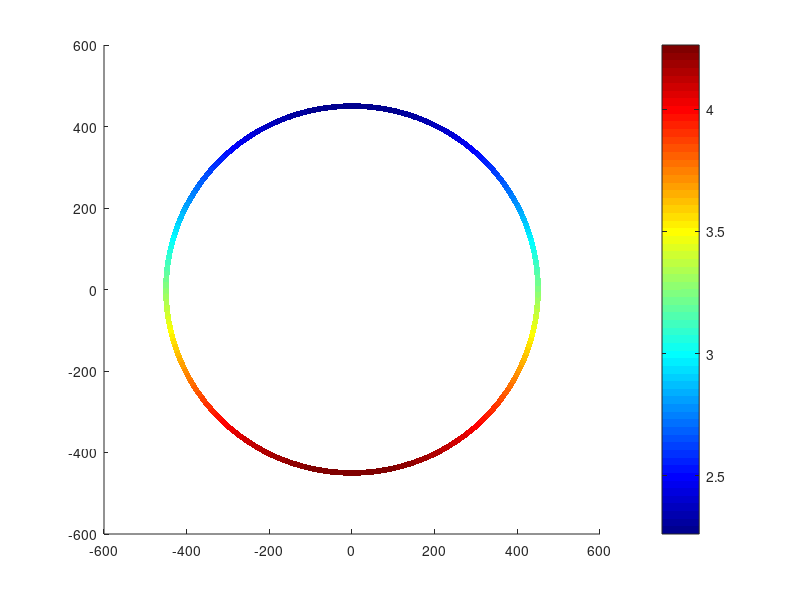

This figure's MATLAB source: (Note: this script raises an error after producing the figure.)
%% ============================================================
%  MECÁNICA DEL VUELO — Práctica: Rizo Vertical (Loop)
%  Aeronave: CASA C-101EB Aviojet
%  Nivel: Tercero/Cuarto de Ingeniería Aeroespacial
% ============================================================
%  OBJETIVO: Analizar la viabilidad aerodinámica, estructural
%  y propulsiva de un rizo vertical a radio constante.
%
%  FÍSICA DEL PROBLEMA
%  -------------------
%  El avión describe una circunferencia vertical de radio R.
%  El ángulo phi mide el recorrido desde A (base, phi=0)
%  hasta B (cima, phi=pi). La posición es:
%
%      x(phi) = R·sin(phi)
%      z(phi) = -R·cos(phi)        [origen en el centro]
%
%  El equilibrio en el eje NORMAL (centrípeto) da:
%
%      L - W·cos(phi) = (W/g)·(V²/R)
%
%  de donde se obtiene el CL y el factor de carga requeridos.
%
%  HIPÓTESIS: V = cte, R = cte, vuelo en plano vertical.
% ============================================================

clear; clc; close all;

%% ============================================================
%  BLOQUE 1 — DATOS DEL AVIÓN Y DEL ENSAYO
% ============================================================

% -- Pesos y geometría --
W   = 30000;    % [N]      Peso en vuelo
S   = 20.0;     % [m²]    Superficie alar

% -- Atmósfera (ISA, nivel del mar) --
rho = 1.225;    % [kg/m³]  Densidad del aire
g   = 9.81;     % [m/s²]   Gravedad

% -- Parámetros de la maniobra --
V   = 120;      % [m/s]    Velocidad de vuelo (constante)
R   = 450;      % [m]      Radio del rizo

% -- Polar parabólica: CD = CD0 + k·CL² --
CD0 = 0.025;    % [-]      Resistencia parásita
k   = 0.050;    % [-]      Factor de inducción

% -- Límites aerodinámicos --
CLmax =  1.4;   % [-]      Máximo CL (borde de pérdida positiva)
CLmin = -0.8;   % [-]      Mínimo CL (borde de pérdida negativa)

% -- Límites estructurales (C-101EB, Cat. Acrobática) --
n_max =  7.5;   % [g]      Factor de carga límite positivo
n_min = -3.9;   % [g]      Factor de carga límite negativo

% -- Velocidad máxima (Vne) --
Vne   = 232;    % [m/s]    Velocidad nunca exceder

% -- Empuje disponible (Garrett TFE731-3-1J, ISA SL) --
T_max = 15800;  % [N]      Empuje máximo del motor

fprintf('=== DATOS DE ENTRADA ===\n');
fprintf('  W = %g N  |  S = %g m²  |  rho = %g kg/m³\n', W, S, rho);
fprintf('  V = %g m/s  |  R = %g m\n', V, R);
fprintf('  CLmax = %g  |  n_max = %g g  |  n_min = %g g\n\n', CLmax, n_max, n_min);

%% ============================================================
%  BLOQUE 2 — CINEMÁTICA: DISCRETIZACIÓN DE LA TRAYECTORIA
% ============================================================
%
%  phi va de 0 (base, punto A) a pi (cima, punto B).
%  Con V constante, phi = omega·t donde omega = V/R.

omega = V / R;              % [rad/s]  Velocidad angular
t_man = 2*pi * R / V;       % [s]      Duración del rizo completo

N   = 1000;                  % Número de puntos de la discretización
t   = linspace(0, t_man, N);
phi = omega * t;            % [rad]   phi ∈ [0, 2*pi]

% Trayectoria en el plano vertical (origen en el centro del rizo)
x = R * sin(phi);           % [m]  Posición horizontal
z = -R * cos(phi);          % [m]  Posición vertical  (z=−R en A, z=+R en B)

fprintf('=== CINEMÁTICA ===\n');
fprintf('  Velocidad angular:  omega = %.4f rad/s\n', omega);
fprintf('  Duración del rizo:  t_man = %.2f s\n\n', t_man);

%% ============================================================
%  BLOQUE 3 — DINÁMICA: CL Y FACTOR DE CARGA
% ============================================================
%
%  Eje NORMAL (perpendicular a la trayectoria, centrípeto):
%
%      L - W·cos(phi) = (W/g)·(V²/R)
%
%      => CL(phi) = (W/qS)·[V²/(gR) + cos(phi)]
%      => n(phi)  = V²/(gR) + cos(phi)
%
%  donde  q = 0.5·rho·V²  es la presión dinámica.

q      = 0.5 * rho * V^2;                      % [Pa]  Presión dinámica

CL_req = (W / (q * S)) * (V^2/(g*R) + cos(phi));  % [-]  CL requerido
n_req  = V^2/(g*R) + cos(phi);                 % [g]   Factor de carga

fprintf('=== DINÁMICA ===\n');
fprintf('  Presión dinámica:   q      = %.1f Pa\n', q);
fprintf('  CL máximo requerido (en A): %.4f\n', max(CL_req));
fprintf('  CL mínimo requerido (en B): %.4f\n', min(CL_req));
fprintf('  n máximo (en A):           %.3f g\n', max(n_req));
fprintf('  n mínimo (en B):           %.3f g\n\n', min(n_req));

%% ============================================================
%  BLOQUE 4 — VELOCIDADES MÍNIMAS DE PÉRDIDA
% ============================================================
%
%  En A (phi=0, base): CL_req es MÁXIMO. Igualando a CLmax:
%
%      Vmin_A = sqrt( 2gR / [rho·g·S·R/W · CLmax − 2] )
%
%  En B (phi=pi, cima): CL_req es MÍNIMO. Igualando a CLmax
%  con signo negativo (vuelo invertido, pérdida por abajo):
%
%      Vmin_B = sqrt( 2gR / [rho·g·S·R/W · CLmax + 2] )
%
%  CONDICIÓN DE EXISTENCIA de Vmin_A:  rho·g·S·R/(2W)·CLmax > 1
%  Si no se cumple, NO existe velocidad que sostenga el rizo.

denom_A = rho*S*CLmax - 2*W/(g*R);
denom_B = rho*S*CLmax + 2*W/(g*R);

fprintf('=== VELOCIDADES MÍNIMAS DE PÉRDIDA ===\n');

if denom_A > 0
    Vmin_A = sqrt(2*W / denom_A);
    fprintf('  Vmin en A (base): %.2f m/s\n', Vmin_A);
else
    Vmin_A = NaN;
    fprintf('  [!] No existe Vmin_A físicamente (denominador <= 0).\n');
    fprintf('      El rizo no puede sostenerse sin pérdida en la base.\n');
end

Vmin_B = sqrt(2*W / denom_B);
fprintf('  Vmin en B (cima): %.2f m/s\n', Vmin_B);
fprintf('  Siempre Vmin_B < Vmin_A: la cima es menos exigente.\n\n');

%% ============================================================
%  BLOQUE 5 — EMPUJE REQUERIDO
% ============================================================
%
%  Eje TANGENCIAL (a lo largo de la trayectoria):
%
%      T - D - W·sin(phi) = 0       [V = cte => aceleración tangencial = 0]
%
%      => T_req(phi) = D(phi) + W·sin(phi)
%
%  donde  D = q·S·CD  y  CD = CD0 + k·CL²

CD_req = CD0 + k * CL_req.^2;      % [-]  CD por polar parabólica
D_req  = q * S * CD_req;            % [N]  Resistencia aerodinámica
T_req  = D_req + W * sin(phi);      % [N]  Empuje requerido

fprintf('=== EMPUJE ===\n');
fprintf('  T_req máximo:     %.0f N  (phi = %.1f°)\n', ...
    max(T_req), rad2deg(phi(T_req == max(T_req))));
fprintf('  T_req mínimo:     %.0f N\n', min(T_req));
fprintf('  T_max disponible: %.0f N  (TFE731)\n', T_max);

if max(T_req) > T_max
    deficit = max(T_req) - T_max;
    fprintf('  [!] DÉFICIT DE EMPUJE: %.0f N. ', deficit);
    fprintf('La hipótesis V=cte no es sostenible.\n\n');
else
    fprintf('  Motor suficiente. V = cte es viable.\n\n');
end

%% ============================================================
%  BLOQUE 6 — DIAGNÓSTICO DE VIABILIDAD
% ============================================================

fprintf('=== DIAGNÓSTICO DE VIABILIDAD ===\n');

% 6.1 Comprobación estructural
if max(n_req) > n_max
    fprintf('  [ESTRUCTURA +]: CRÍTICO  — n_max = %.2f g > %.1f g\n', max(n_req), n_max);
else
    fprintf('  [ESTRUCTURA +]: SEGURO   — n_max = %.2f g <= %.1f g\n', max(n_req), n_max);
end

if min(n_req) < n_min
    fprintf('  [ESTRUCTURA -]: CRÍTICO  — n_min = %.2f g < %.1f g\n', min(n_req), n_min);
else
    fprintf('  [ESTRUCTURA -]: SEGURO   — n_min = %.2f g >= %.1f g\n', min(n_req), n_min);
end

% 6.2 Comprobación aerodinámica
if any(CL_req > CLmax)
    fprintf('  [AERODINÁMICA]: PÉRDIDA  — CL_req supera CLmax en %d puntos.\n', sum(CL_req > CLmax));
elseif any(CL_req < CLmin)
    fprintf('  [AERODINÁMICA]: PÉRDIDA  — CL_req cae bajo CLmin en %d puntos.\n', sum(CL_req < CLmin));
else
    fprintf('  [AERODINÁMICA]: SEGURO   — CL_req ∈ [%.2f, %.2f] en toda la maniobra.\n', min(CL_req), max(CL_req));
end

% 6.3 Comprobación de velocidad
if ~isnan(Vmin_A) && V >= Vmin_A
    fprintf('  [VELOCIDAD]:    SEGURO   — V = %g m/s >= Vmin_A = %.2f m/s\n', V, Vmin_A);
elseif ~isnan(Vmin_A)
    fprintf('  [VELOCIDAD]:    CRÍTICO  — V = %g m/s < Vmin_A = %.2f m/s\n', V, Vmin_A);
end

% 6.4 Comprobación propulsiva
if max(T_req) <= T_max
    fprintf('  [PROPULSIÓN]:   SEGURO   — T_req_max = %.0f N <= T_max = %.0f N\n', max(T_req), T_max);
else
    fprintf('  [PROPULSIÓN]:   DÉFICIT  — T_req_max = %.0f N > T_max = %.0f N\n', max(T_req), T_max);
end
fprintf('\n');

%% ============================================================
%  BLOQUE 7 — ENVOLVENTE V-n
% ============================================================
%
%  
%  Es la frontera estructural/aerodinámica del avión, definida por:
%
%  FRONTERA IZQUIERDA — Pérdida (stall):
%      Rama positiva: n_stall_pos(V) = rho·V²·S·CLmax / (2W)
%      Rama negativa: n_stall_neg(V) = rho·V²·S·CLmin / (2W)   [CLmin < 0]
%
%  VELOCIDADES CARACTERÍSTICAS:
%      VS    = sqrt(2W / (rho·S·CLmax))          1-g stall speed
%      VSneg = sqrt(2W / (rho·S·|CLmin|))        1-g negative stall speed
%      VA    = VS · sqrt(n_max)                   design maneuvering speed
%      VAneg: donde n_stall_neg(V) = n_min        maniobrabilidad negativa
%
%  ZONA VOLABLE (interior de la envolvente):
%      n_stall_neg(V) <= n <= n_stall_pos(V)     [zona de pérdida]
%      n_min          <= n <= n_max               [zona estructural]
%      V <= Vne                                   [velocidad máxima]
%
%  La curva del rizo n_man(V) = 1 + V²/(gR) se superpone
%  para comprobar si la maniobra CABE dentro de la envolvente.
%  ¡Puede haber puntos fuera de n_man sin tocar n_max!

V_vec = linspace(0, Vne*1.15, 600);

% -- Velocidades características --
VS    = sqrt(2*W / (rho*S*CLmax));          % [m/s] Velocidad de pérdida 1g
VSneg = sqrt(2*W / (rho*S*abs(CLmin)));     % [m/s] Velocidad de pérdida 1g negativa
VA    = VS * sqrt(n_max);                   % [m/s] Velocidad de maniobra

% VAneg: velocidad donde la rama negativa toca n_min
%   n_stall_neg = rho*V²*S*CLmin/(2W) = n_min  => V² = 2W*n_min/(rho*S*CLmin)
%   Como CLmin<0 y n_min<0, el cociente es positivo.
VAneg = sqrt(2*W*n_min / (rho*S*CLmin));    % [m/s] Maniobra negativa

fprintf('=== VELOCIDADES CARACTERÍSTICAS (ENVOLVENTE) ===\n');
fprintf('  VS    (pérdida 1g positiva): %.1f m/s\n', VS);
fprintf('  VSneg (pérdida 1g negativa): %.1f m/s\n', VSneg);
fprintf('  VA    (maniobra positiva):   %.1f m/s\n', VA);
fprintf('  VAneg (maniobra negativa):   %.1f m/s\n', VAneg);
fprintf('  Vne   (nunca exceder):       %.1f m/s\n\n', Vne);

% -- Fronteras de pérdida (parábolas) --
n_stall_pos = (rho * V_vec.^2 * S * CLmax)  / (2*W);   % rama positiva
n_stall_neg = (rho * V_vec.^2 * S * CLmin)  / (2*W);   % rama negativa (valores <0)

% -- Curva del rizo superpuesta --
n_man = 1 + V_vec.^2 / (g*R);      % Factor de carga máximo del rizo (en A)

% -- Construcción del perímetro de la envolvente (para el fill) --
%  Sentido antihorario: rama pos (VS->VA) + techo (VA->Vne) +
%  pared der. (n_max->n_min) + suelo (Vne->VAneg) + rama neg (VAneg->VSneg)

% Rama positiva de pérdida: VS a VA
mask_pos = V_vec >= VS & V_vec <= VA;
Vp = V_vec(mask_pos);  np = n_stall_pos(mask_pos);

% Techo estructural: VA a Vne
Vtecho = [VA, Vne];  ntecho = [n_max, n_max];

% Pared derecha: n_max a n_min (en Vne)
Vder = [Vne, Vne];  nder = [n_max, n_min];

% Suelo estructural: Vne a VAneg
Vsuelo = [Vne, VAneg];  nsuelo = [n_min, n_min];

% Rama negativa de pérdida: VAneg a VSneg
mask_neg = V_vec >= VSneg & V_vec <= VAneg;
Vn = fliplr(V_vec(mask_neg));   nn = fliplr(n_stall_neg(mask_neg));

% Cierre (VSneg de vuelta a VS con n=0 aproximadamente)
Vcierre = [VSneg, VS];  ncierre = [-1, 1];

% Coordenadas del polígono completo
V_fill = [Vp,    Vtecho, Vder, Vsuelo, Vn,    Vcierre];
n_fill = [np,    ntecho, nder, nsuelo, nn,    ncierre];

%% ============================================================
%  BLOQUE 8 — GRÁFICAS
% ============================================================

phi_deg = rad2deg(phi);     % Convertir a grados para los ejes

% ── Figura 1: Trayectoria coloreada por factor de carga ──────
figure('Name','Trayectoria del Rizo','Color','w','Position',[50 50 500 520]);

scatter(x, z, 18, n_req, 'filled');
colormap(jet); cb = colorbar;
cb.Label.String = 'Factor de carga n [g]';
clim([min(n_req)-0.1, max(n_req)+0.1]);

hold on;
% Marcar A y B
idx_B = round(N/2);   % punto en phi = pi (cima real)
plot(x(1),   z(1),   'ro', 'MarkerFaceColor','r', 'MarkerSize',10);
plot(x(idx_B), z(idx_B), 'bs', 'MarkerFaceColor','b', 'MarkerSize',10);
text(x(1)+15,   z(1)-50,  'A  (n_{max})', 'Color','r', 'FontWeight','bold');
text(x(idx_B)+15, z(idx_B)+30,'B  (n_{min})', 'Color','b', 'FontWeight','bold');



axis equal; grid on;
xlabel('x [m]'); ylabel('z [m]');
title('Trayectoria del rizo vertical (color = factor de carga)','FontWeight','bold');

% ── Figura 2: CL(phi) ────────────────────────────────────────
figure('Name','CL requerido','Color','w','Position',[570 50 650 340]);

plot(phi_deg, CL_req, 'b-', 'LineWidth', 2, 'DisplayName','C_L requerido');
hold on;

yline(CLmax, 'r--', 'LineWidth', 1.5, 'DisplayName', ...
    ['C_{L,max} = ' num2str(CLmax)]);
yline(CLmin, 'r:', 'LineWidth', 1.5, 'DisplayName', ...
    ['C_{L,min} = ' num2str(CLmin)]);
yline(0, 'k-', 'LineWidth', 0.8, 'HandleVisibility','off');

% Índices clave
idx_A = 1;            % phi = 0
idx_B = round(N/2);   % phi = pi
idx_A2 = N;           % phi = 2pi (vuelta a A)

% Puntos característicos
plot(0,   CL_req(idx_A), 'ro','MarkerFaceColor','r','MarkerSize',8,'HandleVisibility','off');
plot(180, CL_req(idx_B), 'bs','MarkerFaceColor','b','MarkerSize',8,'HandleVisibility','off');
plot(360, CL_req(idx_A2),'ro','MarkerFaceColor','r','MarkerSize',8,'HandleVisibility','off');

text(5,   CL_req(idx_A)+0.03,  'A','Color','r','FontWeight','bold');
text(175, CL_req(idx_B)+0.03,  'B','Color','b','FontWeight','bold');
text(350, CL_req(idx_A2)+0.03, 'A','Color','r','FontWeight','bold');

grid on;
xlabel('\phi [°]');
ylabel('C_L [-]');
title('Coeficiente de sustentación en el rizo completo (360°)','FontWeight','bold');

legend('Location','northeast');

xlim([0 360]);
xticks(0:45:360);
% ── Figura 3: n(phi) ─────────────────────────────────────────
% ── Figura 3: n(phi) (LOOP COMPLETO 360°) ─────────────────────────
figure('Name','Factor de carga','Color','w','Position',[570 430 650 340]);

plot(phi_deg, n_req, 'b-', 'LineWidth', 2, ...
    'DisplayName','n requerido');
hold on;

yline(n_max, 'r--', 'LineWidth', 1.5, ...
    'DisplayName',['n_{max} = ' num2str(n_max) ' g']);

yline(n_min, 'r:', 'LineWidth', 1.5, ...
    'DisplayName',['n_{min} = ' num2str(n_min) ' g']);

yline(1, 'k--', 'LineWidth', 0.8, 'DisplayName','n = 1 g (nivel)');
yline(0, 'k-',  'LineWidth', 0.8, 'HandleVisibility','off');

% --- puntos A, B, A final SIN leyenda ---
idx_A  = 1;
idx_B  = round(N/2);
idx_A2 = N;

plot(phi_deg(idx_A), n_req(idx_A), 'ro', ...
    'MarkerFaceColor','r','MarkerSize',8, ...
    'HandleVisibility','off');

plot(phi_deg(idx_B), n_req(idx_B), 'bs', ...
    'MarkerFaceColor','b','MarkerSize',8, ...
    'HandleVisibility','off');

plot(phi_deg(idx_A2), n_req(idx_A2), 'ro', ...
    'MarkerFaceColor','r','MarkerSize',8, ...
    'HandleVisibility','off');

text(5,   n_req(idx_A)+0.15,  'A', 'Color','r','FontWeight','bold');
text(175, n_req(idx_B)+0.15,  'B', 'Color','b','FontWeight','bold');
text(355, n_req(idx_A2)+0.15, 'A', 'Color','r','FontWeight','bold');

grid on;
xlabel('\phi [°]');
ylabel('n [g]');
title('Factor de carga en el rizo completo (360°)','FontWeight','bold');

xlim([0 360]);
xticks(0:45:360);

legend('Location','northeast');

% ── Figura 4: T_req(phi) ─────────────────────────────────────
% ── Figura 4: T_req(phi) (LOOP COMPLETO 360°) ─────────────────────
figure('Name','Empuje requerido','Color','w','Position',[50 580 650 340]);

plot(phi_deg, T_req/1000, 'k-',  'LineWidth', 2, ...
    'DisplayName','T_{req}');
hold on;

yline(T_max/1000, 'r--', 'LineWidth', 1.5, ...
    'DisplayName',['T_{max} = ' num2str(T_max/1000,'%.1f') ' kN (TFE731)']);

% Zona de déficit (si la hay)
if any(T_req > T_max)
    area_x = phi_deg(T_req > T_max);
    area_y = T_req(T_req > T_max)/1000;

    fill([area_x, fliplr(area_x)], ...
         [area_y, (T_max/1000)*ones(size(area_y))], ...
         'r','FaceAlpha',0.25,'EdgeColor','none', ...
         'DisplayName','Déficit de empuje');
end

% --- puntos A, B, A final SIN leyenda ---
idx_A  = 1;
idx_B  = round(N/2);
idx_A2 = N;

plot(phi_deg(idx_A), T_req(idx_A)/1000, 'ro', ...
    'MarkerFaceColor','r','MarkerSize',8, ...
    'HandleVisibility','off');

plot(phi_deg(idx_B), T_req(idx_B)/1000, 'bs', ...
    'MarkerFaceColor','b','MarkerSize',8, ...
    'HandleVisibility','off');

plot(phi_deg(idx_A2), T_req(idx_A2)/1000, 'ro', ...
    'MarkerFaceColor','r','MarkerSize',8, ...
    'HandleVisibility','off');

text(5,   T_req(idx_A)/1000+0.2,  'A','Color','r','FontWeight','bold');
text(175, T_req(idx_B)/1000+0.2,  'B','Color','b','FontWeight','bold');
text(355, T_req(idx_A2)/1000+0.2, 'A','Color','r','FontWeight','bold');

grid on;
xlabel('\phi [°]');
ylabel('T [kN]');
title('Empuje requerido en el rizo completo (360°)','FontWeight','bold');

xlim([0 360]);
xticks(0:45:360);

legend('Location','northeast');

% ── Figura 5: Envolvente V-n (CORREGIDA Y COMPLETA) ────────────────
figure('Name','Envolvente V-n','Color','w','Position',[720 580 700 420]);

hold on;

% ============================================================
% 1. ZONA VOLABLE (envolvente cerrada correctamente)
% ============================================================
fill(V_fill, n_fill, [0.85 0.95 0.85], ...
    'EdgeColor','k', 'LineWidth', 1.2, ...
    'DisplayName','Envolvente estructural/aerodinámica');

% ============================================================
% 2. FRONTERAS DE PÉRDIDA (COMPLETAS, SIN RECORTES ARTIFICIALES)
% ============================================================
plot(V_vec, n_stall_pos, 'b-', 'LineWidth', 2.5, ...
    'DisplayName','Pérdida positiva');

plot(V_vec, n_stall_neg, 'b--', 'LineWidth', 2.5, ...
    'DisplayName','Pérdida negativa');

% ============================================================
% 3. LÍMITES ESTRUCTURALES
% ============================================================
plot([0 Vne], [n_max n_max], 'k-', 'LineWidth', 2.5, ...
    'DisplayName','n_{max}');

plot([0 Vne], [n_min n_min], 'k-', 'LineWidth', 2.5, ...
    'DisplayName','n_{min}');

% ============================================================
% 4. VELOCIDAD MÁXIMA
% ============================================================
plot([Vne Vne], [n_min n_max], 'r-', 'LineWidth', 2.5, ...
    'DisplayName','V_{ne}');

% ============================================================
% 5. CURVA DEL RIZO (360° ya coherente)
% ============================================================
plot(V_vec, n_man, 'm-', 'LineWidth', 2.5, ...
    'DisplayName','n_{man} del rizo (360°)');

% parte fuera de envolvente
idx_fuera = (n_man > n_max | n_man < n_min);
plot(V_vec(idx_fuera), n_man(idx_fuera), ...
    'r.', 'MarkerSize', 10, 'DisplayName','Fuera de envolvente');

% ============================================================
% 6. PUNTO DE ENSAYO
% ============================================================
plot(V, max(n_req), 'ko', 'MarkerFaceColor','y', ...
    'MarkerSize',12, 'DisplayName','Condición de vuelo');

% ============================================================
% 7. REFERENCIAS
% ============================================================
yline(0, 'k-', 'HandleVisibility','off');
yline(1, 'k:', 'HandleVisibility','off');

text(VS, 0.2, 'V_S', 'FontWeight','bold');
text(VA, n_max-0.5, 'V_A', 'FontWeight','bold');
text(Vne, n_max-0.5, 'V_{NE}', 'FontWeight','bold');

% ============================================================
% 8. FORMATO
% ============================================================
grid on;
xlabel('V [m/s]', 'FontWeight','bold');
ylabel('n [g]', 'FontWeight','bold');

title(sprintf('Envolvente V-n (correcta y completa, R = %g m)', R), ...
    'FontWeight','bold');

xlim([0 Vne*1.1]);
ylim([n_min-1.5 n_max+1.5]);

legend('Location','northeast','FontSize',8);
